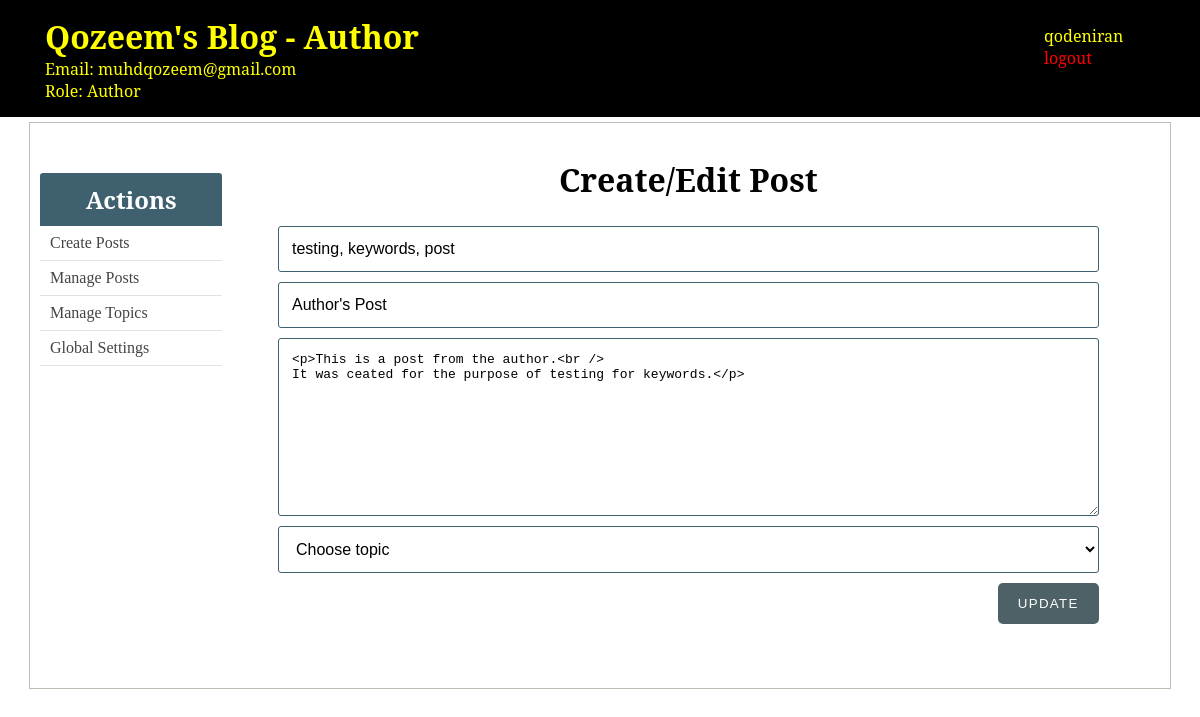
/author/create_post.php?edit-post=190 (signed in), run on the app's committed database.
### tables this page shows
CREATE TABLE `posts` (
  `id` int(11) NOT NULL,
  `user_id` int(11) DEFAULT NULL,
  `author_username` varchar(256) NOT NULL,
  `author_role` varchar(256) NOT NULL,
  `title` varchar(255) NOT NULL,
  `slug` varchar(255) NOT NULL,
  `views` int(11) NOT NULL DEFAULT 0,
  `image` varchar(255) NOT NULL,
  `body` text NOT NULL,
  `keywords` text DEFAULT NULL,
  `published` tinyint(1) NOT NULL,
  `created_at` timestamp NOT NULL DEFAULT current_timestamp() ON UPDATE current_timestamp(),
  `updated_at` timestamp NOT NULL DEFAULT current_timestamp()
);

### author/includes/post_functions.php (called while the page is built, shortened)
<?php
if (isset($_GET['edit-post'])) {
	$isEditingPost = true;
	$post_id = $_GET['edit-post'];
	editPost($post_id);
}
	function editPost($role_id)
	{
		global $conn, $title, $post_slug, $body, $keywords, $published, $isEditingPost, $post_id;
		$sql = "SELECT * FROM posts WHERE id=$role_id LIMIT 1";
		$result = mysqli_query($conn, $sql);
		$post = mysqli_fetch_assoc($result);
		$title = $post['title'];
		$body = $post['body'];
		$keywords = $post['keywords'];
	}
?>

### author/create_post.php (the view, shortened to what this page needs)
<?php  include('../config.php'); ?>
<?php  include(ROOT_PATH . '/author/includes/post_functions.php'); ?>
<?php include(ROOT_PATH . '/author/includes/head_section.php'); ?>
</head>
<body>
	<?php include(ROOT_PATH . '/author/includes/navbar.php') ?>
	<div class="container content">
		<?php include(ROOT_PATH . '/author/includes/menu.php') ?>
		<div class="action create-post-div">
			<h1 class="page-title">Create/Edit Post</h1>
			<form method="post" enctype="multipart/form-data" action="<?php echo BASE_URL . 'author/create_post.php'; ?>" >
				<input type="text" name="keywords" value="<?php echo $keywords; ?>" placeholder="Keywords (separate entries with comma)">
				<input type="text" name="title" value="<?php echo $title; ?>" placeholder="Title">
				<textarea name="body" id="body" cols="30" rows="10"><?php echo $body; ?></textarea>
				<select name="topic_id">
					<option value="" selected disabled>Choose topic</option>
				</select>
				<?php if ($isEditingPost === true): ?>
					<button type="submit" class="btn" name="update_post">UPDATE</button>
				<?php else: ?>
					<button type="submit" class="btn" name="create_post">Save Post</button>
				<?php endif ?>
			</form>
		</div>
	</div>
</body>
</html>

### static/css/author_styling.css (style rules this page uses)
* { margin: 0px; padding: 0px; }
h1, h2, h3, h4, h5, h6 { font-family: 'Noto Serif', serif; }
form { width: 60%; margin: 5px auto; padding-bottom: 50px; }
form input[type=file], input[type=email], input[type=password], input[type=text], form select, form textarea { width: 100%; display: block; padding: 13px 13px; font-size: 1em; margin: 5px auto 10px; border-radius: 3px; box-sizing : border-box; background: transparent; border: 1px solid #3E606F; }
form button { float: right; margin-left: 24%; }
.btn { color: white; background: #4E6166; text-align: center; border: none; border-radius: 5px; display: block; letter-spacing: .1em; padding: 13px 20px; text-decoration: none; }
.container { width: 95%; margin: 5px auto 50px; border: 1px solid #BFBCB3; padding: 10px 0px 50px; }
.container:after { content: ""; display: block; clear: both; }
.container.content .action { width: 35%; float: left; text-align: center; }
.container.content .action form { width: 90%; }
.container.content .action .page-title { margin: 25px; }
.container.content .action.create-post-div { width: 80%; }

### data on the page
posts: keywords "testing, keywords, post", title "Author's Post", body "<p>This is a post from the author.<br /> It was ceated for the purpose of testing for keywords.</p>"

### other printed values
$_SESSION['user']['email'] "muhdqozeem@gmail.com"
$_SESSION['user']['role'] "Author"
$_SESSION['user']['username'] "qodeniran"
